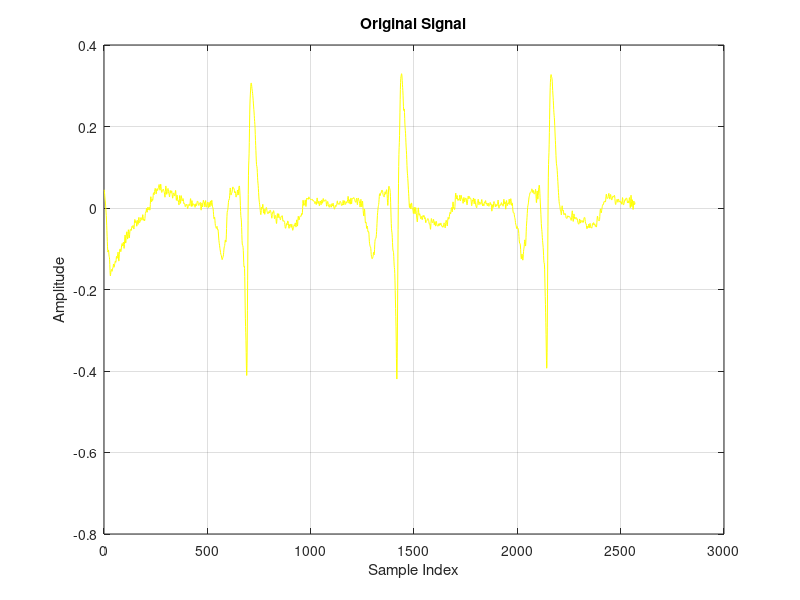

MATLAB code for this plot: (Note: this script raises an error after producing the figure.)
% 2.4. Signal Compression with DWT

clearvars;
close all;
clc;

% Load ECG signal
load('ECGsig.mat'); % variable: ecg_signal

figure;
plot(aVR, 'y','LineWidth',0.2);title('Original Signal');
xlabel('Sample Index');
ylabel('Amplitude');
grid on;

% Decomposition
[C_db9,L_db9] = wavedec(aVR,10,'db9');
[C_haar,L_haar] = wavedec(aVR,10,'haar');

% Sort coefficients by magnitude
coeffs_db9 = sort(abs(C_db9),'descend');
coeffs_haar = sort(abs(C_haar),'descend');

E_total_haar = sum(coeffs_haar.^2);
E_total_db9 = sum(coeffs_db9.^2);

E_cum_haar = cumsum(coeffs_haar.^2);
E_cum_db9 = cumsum(coeffs_db9.^2);

figure;

% y1_haar
subplot(1,2,1);
stem(coeffs_haar, 'Marker','none');
title('ecg - Haar');
xlabel('Coefficient Index');
ylabel('Magnitude');

% y2_haar
subplot(1,2,2);
stem(coeffs_db9, 'Marker','none');
title('ecg - db9');
xlabel('Coefficient Index');
ylabel('Magnitude');

% Find number of coefficients for 99% energy
k_db9 = find(E_cum_db9 >= 0.99*E_total_db9, 1);
k_haar = find(E_cum_haar >= 0.99*E_total_haar, 1);

fprintf('db9: %d coefficients for 99%% energy\n', k_db9);
fprintf('Haar: %d coefficients for 99%% energy\n', k_haar);

% Compression using db9
C_db9_comp = C_db9;
C_db9_comp(abs(C_db9) < coeffs_db9(k_db9)) = 0;
y_compressed_db9 = waverec(C_db9_comp,L_db9,'db9');

% Compression using Haar
C_haar_comp = C_haar;
C_haar_comp(abs(C_haar) < coeffs_haar(k_haar)) = 0;
y_compressed_haar = waverec(C_haar_comp,L_haar,'haar');

% Compression ratio
CR_db9 = length(C_db9)/k_db9;
CR_haar = length(C_haar)/k_haar;
fprintf('Compression ratio db9: %.2f\n', CR_db9);
fprintf('Compression ratio Haar: %.2f\n', CR_haar);

% Plot the original and reconstructed signals
figure;
subplot(2,1,1);
plot(aVR, 'b', 'DisplayName', 'Original Signal');
hold on;
plot(y_compressed_db9, 'r', 'DisplayName', 'Reconstructed (db9)');
title('Original vs Reconstructed Signal (db9)');
xlabel('Sample Index');
ylabel('Amplitude');
legend;

subplot(2,1,2);
plot(aVR, 'b', 'DisplayName', 'Original Signal');
hold on;
plot(y_compressed_haar, 'r', 'DisplayName', 'Reconstructed (haar)');
title('Original vs Reconstructed Signal (haar)');
xlabel('Sample Index');
ylabel('Amplitude');
legend;